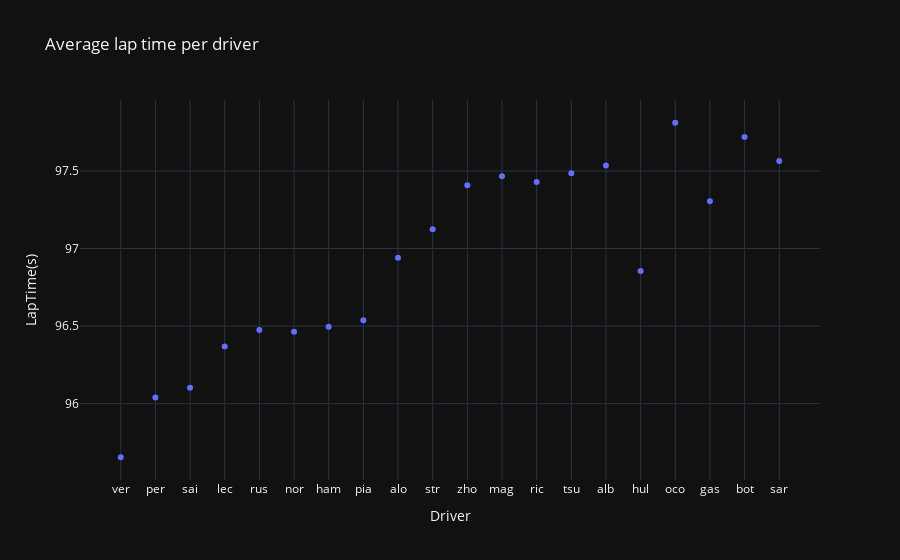

Write notebook code for a chart like this one.
### Code cell
# get the average lap time per driver
px.scatter(average_lap_time, x="Driver", y="LapTime(s)", title="Average lap time per driver", template="plotly_dark")

### Figure 1 — Plotly figure (JSON) as saved in the notebook; plotly's stock layout.template omitted (floating-point values rounded to 4 significant figures)
{"data": [{"hovertemplate": "Driver=%{x}<br>LapTime(s)=%{y}<extra></extra>", "legendgroup": "", "marker": {"color": "#636efa", "symbol": "circle"}, "mode": "markers", "name": "", "orientation": "v", "showlegend": false, "type": "scatter", "x": ["ver", "per", "sai", "lec", "rus", "nor", "ham", "pia", "alo", "str", "zho", "mag", "ric", "tsu", "alb", "hul", "oco", "gas", "bot", "sar"], "xaxis": "x", "y": [95.65, 96.04, 96.1, 96.37, 96.47, 96.46, 96.49, 96.54, 96.94, 97.12, 97.41, 97.47, 97.43, 97.49, 97.53, 96.85, 97.81, 97.3, 97.72, 97.56], "yaxis": "y"}], "layout": {"legend": {"tracegroupgap": 0}, "title": {"text": "Average lap time per driver"}, "xaxis": {"anchor": "y", "domain": [0, 1], "title": {"text": "Driver"}}, "yaxis": {"anchor": "x", "domain": [0, 1], "title": {"text": "LapTime(s)"}}}}
